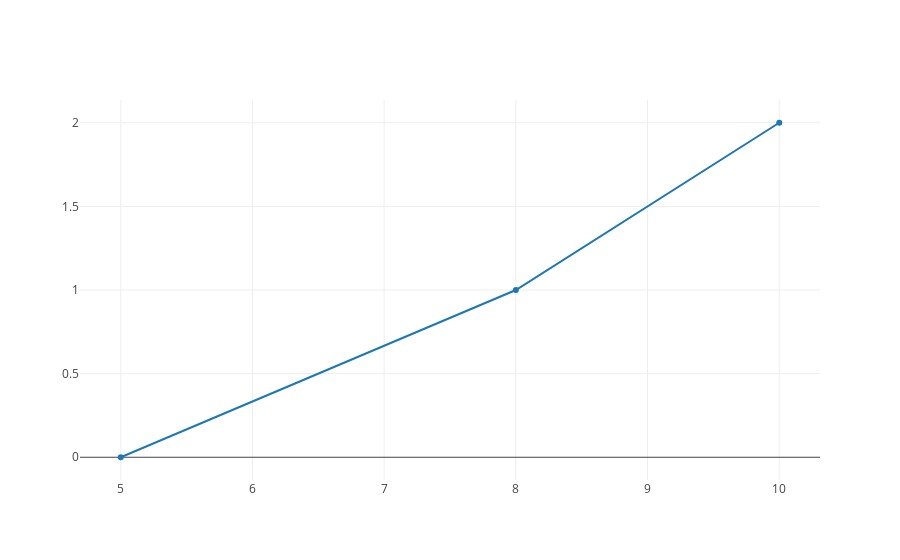

The cell this chart's notebook holds for it:
### Markdown cell above
**The Y coordinates can also be inferred**

This time we only supply the X coordinates, and the Y coordinates are set to [0,1,2]

### Code cell
offline.iplot([{'x': [5, 8, 10]}])

### Figure 1 — Plotly figure (JSON) as saved in the notebook; plotly's stock layout.template omitted (floating-point values rounded to 4 significant figures)
{"data": [{"type": "scatter", "uid": "a6ee451e-a513-11e8-90f2-6030d4660e22", "x": [5, 8, 10]}], "layout": {}}
